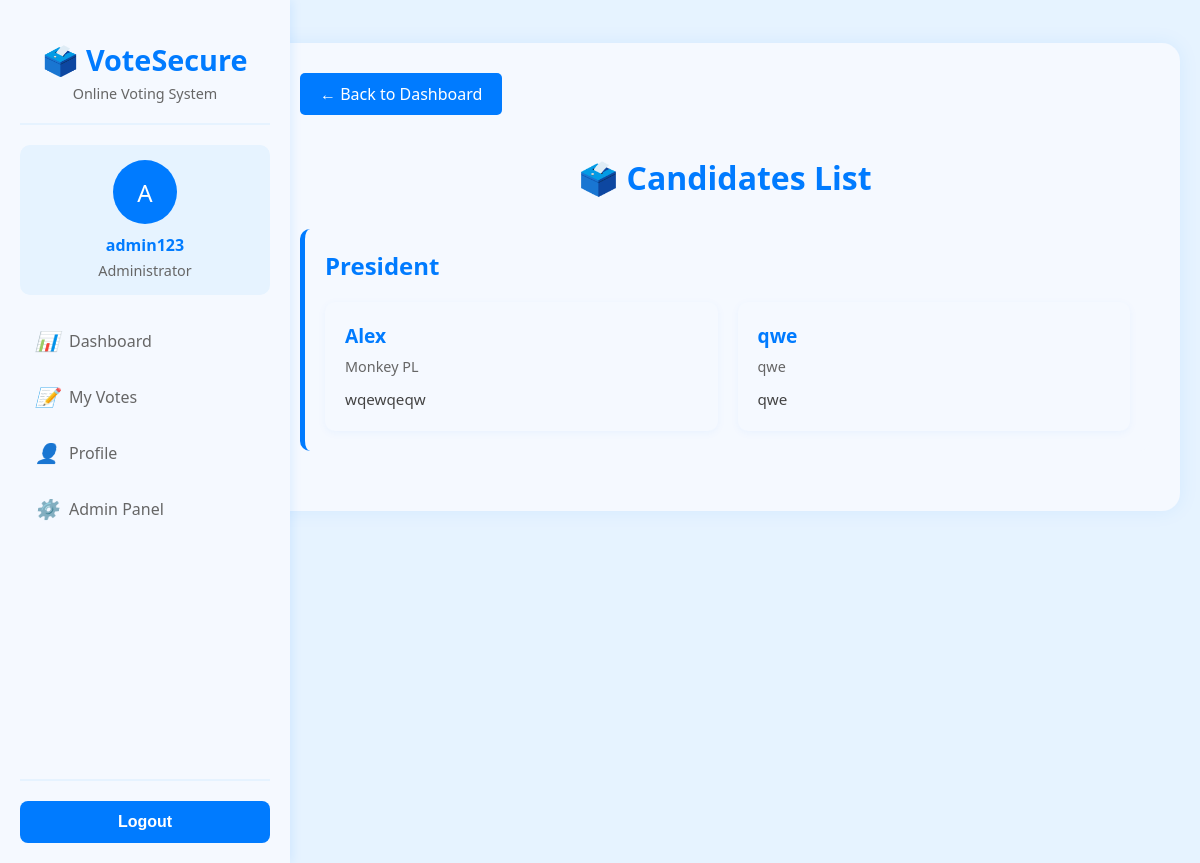
The app's page /view_candidates.php?election_id=12 (signed in) with its own data.
### tables this page shows
CREATE TABLE `users` (
  `id` int(11) NOT NULL,
  `username` varchar(50) NOT NULL,
  `email` varchar(100) NOT NULL,
  `password` varchar(255) NOT NULL,
  `full_name` varchar(100) NOT NULL,
  `phone` varchar(20) DEFAULT NULL,
  `address` text DEFAULT NULL,
  `date_of_birth` date DEFAULT NULL,
  `voter_id` varchar(20) NOT NULL,
  `is_verified` tinyint(1) DEFAULT 0,
  `is_admin` tinyint(1) DEFAULT 0,
  `created_at` timestamp NOT NULL DEFAULT current_timestamp(),
  `updated_at` timestamp NOT NULL DEFAULT current_timestamp() ON UPDATE current_timestamp(),
  `verification_token` varchar(64) DEFAULT NULL,
  `password_reset_token` varchar(64) DEFAULT NULL,
  `password_reset_expires` datetime DEFAULT NULL,
  `otp_code` varchar(10) DEFAULT NULL,
  `otp_expires` datetime DEFAULT NULL
);

CREATE TABLE `candidates` (
  `id` int(11) NOT NULL,
  `election_id` int(11) NOT NULL,
  `name` varchar(100) NOT NULL,
  `party` varchar(100) DEFAULT NULL,
  `biography` text DEFAULT NULL,
  `photo` varchar(255) DEFAULT NULL,
  `manifesto` text DEFAULT NULL,
  `position` int(11) DEFAULT 0,
  `created_at` timestamp NOT NULL DEFAULT current_timestamp(),
  `updated_at` timestamp NOT NULL DEFAULT current_timestamp() ON UPDATE current_timestamp()
);

### view_candidates.php (the view, shortened to what this page needs)
<?php
$election_id = $_GET['election_id'] ?? null;
$database = new Database();
$db = $database->getConnection();
$positions = [
    1 => 'President',
    2 => 'Vice President',
    3 => 'Secretary',
    4 => '1st Year Representative',
    5 => '2nd Year Representative',
    6 => '3rd Year Representative',
    7 => '4th Year Representative'
];
$stmt = $db->prepare('SELECT * FROM candidates WHERE election_id = ? ORDER BY position, name');
$stmt->execute([$election_id]);
$candidates = $stmt->fetchAll();
$candidates_by_position = [];
foreach ($candidates as $candidate) {
    $candidates_by_position[$candidate['position']][] = $candidate;
}
?>
<!DOCTYPE html>
<html lang="en">
<head>
</head>
<body>
    <?php include 'sidebar.php'; ?>
    <div class="content-wrapper">
        <div class="candidates-container">
            <a href="dashboard.php" class="back-btn">← Back to Dashboard</a>
            <h1 style="text-align: center; color: #007bff; margin-bottom: 30px;">🗳️ Candidates List</h1>
            <?php foreach ($positions as $pos_id => $pos_name): ?>
                <?php if (isset($candidates_by_position[$pos_id])): ?>
                    <div class="position-section">
                        <div class="position-title"><?php echo htmlspecialchars($pos_name); ?></div>
                        <div class="candidates-grid">
                            <?php foreach ($candidates_by_position[$pos_id] as $candidate): ?>
                                <div class="candidate-card">
                                    <div class="candidate-name"><?php echo htmlspecialchars($candidate['name']); ?></div>
                                    <div class="candidate-party"><?php echo htmlspecialchars($candidate['party']); ?></div>
                                    <div class="candidate-bio"><?php echo nl2br(htmlspecialchars($candidate['biography'])); ?></div>
                                </div>
                            <?php endforeach; ?>
                        </div>
                    </div>
                <?php endif; ?>
            <?php endforeach; ?>
        </div>
    </div>
</body>
</html>

### sidebar.php (shortened to what this page needs)
<?php
$current_page = basename($_SERVER['PHP_SELF']);
$user_id = $_SESSION['user_id'] ?? null;
$user_info = null;
if ($user_id) {
    $database = new Database();
    $db = $database->getConnection();
    $stmt = $db->prepare('SELECT * FROM users WHERE id = ?');
    $stmt->execute([$user_id]);
    $user_info = $stmt->fetch();
}
?>
<?php if ($user_id): ?>
    <button class="menu-toggle" onclick="toggleSidebar()">☰</button>
    <div class="sidebar">
        <div class="sidebar-logo">
            <h1>🗳️ VoteSecure</h1>
            <p>Online Voting System</p>
        </div>
        <div class="user-info">
            <div class="user-avatar">
                <?php echo strtoupper(substr($user_info['username'], 0, 1)); ?>
            </div>
            <div class="user-name"><?php echo htmlspecialchars($user_info['username']); ?></div>
            <div class="user-role"><?php echo $user_info['is_admin'] ? 'Administrator' : 'Voter'; ?></div>
        </div>
        <div class="sidebar-menu">
            <a href="dashboard.php" class="menu-item <?php echo $current_page === 'dashboard.php' ? 'active' : ''; ?>">
                <i>📊</i> Dashboard
            </a>
            <a href="#" class="menu-item <?php echo $current_page === 'my_votes.php' ? 'active' : ''; ?>">
                <i>📝</i> My Votes
            </a>
            <a href="#" class="menu-item <?php echo $current_page === 'profile.php' ? 'active' : ''; ?>">
                <i>👤</i> Profile
            </a>
            <?php if ($user_info['is_admin']): ?>
                <a href="admin_dashboard.php" class="menu-item">
                    <i>⚙️</i> Admin Panel
                </a>
            <?php endif; ?>
        </div>
        <div class="sidebar-footer">
            <form method="post" action="logout.php">
                <button type="submit" class="logout-btn">Logout</button>
            </form>
        </div>
    </div>
<?php endif; ?>

### view_candidates.php (style rules this page uses)
body { font-family: 'Segoe UI', Tahoma, Geneva, Verdana, sans-serif; background: #e6f3ff; margin: 0; padding: 0; min-height: 100vh; }
.candidates-container { max-width: 1200px; margin: 0 auto; background: #f5f9ff; padding: 30px; border-radius: 18px; box-shadow: 0 0 20px rgba(0, 123, 255, 0.08); position: relative; }
.position-section { margin-bottom: 30px; padding: 20px; background: #f5f9ff; border-radius: 10px; border-left: 5px solid #007bff; }
.position-title { color: #007bff; font-size: 1.5em; margin-bottom: 20px; font-weight: 600; }
.candidates-grid { display: grid; grid-template-columns: repeat(auto-fill, minmax(280px, 1fr)); gap: 20px; }
.candidate-card { background: #f5f9ff; padding: 20px; border-radius: 10px; box-shadow: 0 2px 8px rgba(0, 123, 255, 0.05); }
.candidate-name { font-size: 1.2em; font-weight: 600; color: #007bff; margin-bottom: 8px; }
.candidate-party { color: #666; font-size: 0.9em; margin-bottom: 12px; }
.candidate-bio { color: #444; font-size: 0.95em; line-height: 1.5; }
.back-btn { display: inline-block; padding: 10px 20px; background: #007bff; color: white; text-decoration: none; border-radius: 5px; margin-bottom: 20px; }

### sidebar.php (style rules this page uses)
.sidebar { position: fixed; left: 0; top: 0; bottom: 0; width: 250px; background: #f5f9ff; box-shadow: 2px 0 10px rgba(0, 123, 255, 0.1); padding: 20px; display: flex; flex-direction: column; z-index: 1000; }
.sidebar-logo { text-align: center; padding: 20px 0; border-bottom: 2px solid #e6f3ff; margin-bottom: 20px; }
.sidebar-logo h1 { color: #007bff; font-size: 1.8em; margin: 0; font-weight: 700; }
.sidebar-logo p { color: #666; font-size: 0.9em; margin: 5px 0 0; }
.user-info { text-align: center; padding: 15px; background: #e6f3ff; border-radius: 10px; margin-bottom: 20px; }
.user-avatar { width: 64px; height: 64px; border-radius: 50%; background: #007bff; color: white; display: flex; align-items: center; justify-content: center; font-size: 24px; margin: 0 auto 10px; }
.user-name { font-weight: 600; color: #007bff; margin-bottom: 5px; }
.user-role { color: #666; font-size: 0.9em; }
.sidebar-menu { flex-grow: 1; }
.menu-item { display: flex; align-items: center; padding: 12px 15px; color: #666; text-decoration: none; border-radius: 8px; margin-bottom: 5px; transition: all 0.3s ease; }
.menu-item i { margin-right: 10px; font-size: 1.2em; }
.sidebar-footer { padding-top: 20px; border-top: 2px solid #e6f3ff; }
.logout-btn { width: 100%; padding: 12px; background: #007bff; color: white; border: none; border-radius: 8px; font-size: 1em; font-weight: 600; cursor: pointer; transition: all 0.3s ease; }
.content-wrapper { margin-left: 250px; padding: 20px; min-height: 100vh; }

### records on screen
users: username "A", username "admin123"
candidates: name "Alex", party "Monkey PL", biography "wqewqeqw"
candidates: name "qwe", party "qwe", biography "qwe"

### other values on screen
$pos_name "President"
